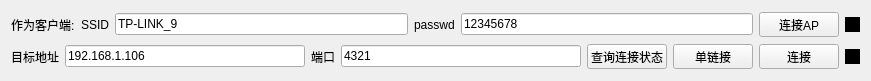
   <widget class="QWidget" name="layoutWidget">
    <property name="geometry">
     <rect>
      <x>10</x>
      <y>620</y>
      <width>871</width>
      <height>81</height>
     </rect>
    </property>
    <layout class="QVBoxLayout" name="verticalLayout_5">
     <item>
      <layout class="QHBoxLayout" name="horizontalLayout_6">
       <item>
        <widget class="QLabel" name="label_asClient">
         <property name="text">
          <string>作为客户端:</string>
         </property>
        </widget>
       </item>
       <item>
        <widget class="QLabel" name="label_connectSsid">
         <property name="text">
          <string>SSID</string>
         </property>
        </widget>
       </item>
       <item>
        <widget class="QLineEdit" name="lineEdit_connectSSID">
         <property name="text">
          <string>TP-LINK_9</string>
         </property>
        </widget>
       </item>
       <item>
        <widget class="QLabel" name="label_connectPwd">
         <property name="text">
          <string>passwd</string>
         </property>
        </widget>
       </item>
       <item>
        <widget class="QLineEdit" name="lineEdit_connectPwd">
         <property name="text">
          <string>12345678</string>
         </property>
        </widget>
       </item>
       <item>
        <widget class="QPushButton" name="pushButton_connectAp">
         <property name="minimumSize">
          <size>
           <width>0</width>
           <height>25</height>
          </size>
         </property>
         <property name="maximumSize">
          <size>
           <width>16777215</width>
           <height>25</height>
          </size>
         </property>
         <property name="text">
          <string>连接AP</string>
         </property>
        </widget>
       </item>
       <item>
        <widget class="QLabel" name="label_apStatus">
         <property name="sizePolicy">
          <sizepolicy hsizetype="Preferred" vsizetype="Preferred">
           <horstretch>0</horstretch>
           <verstretch>0</verstretch>
          </sizepolicy>
         </property>
         <property name="minimumSize">
          <size>
           <width>15</width>
           <height>15</height>
          </size>
         </property>
         <property name="maximumSize">
          <size>
           <width>15</width>
           <height>15</height>
          </size>
         </property>
         <property name="sizeIncrement">
          <size>
           <width>0</width>
           <height>0</height>
          </size>
         </property>
         <property name="baseSize">
          <size>
           <width>0</width>
           <height>0</height>
          </size>
         </property>
         <property name="layoutDirection">
          <enum>Qt::LeftToRight</enum>
         </property>
         <property name="styleSheet">
          <string notr="true">background-color: rgb(0, 0, 0);</string>
         </property>
         <property name="text">
          <string/>
         </property>
         <property name="alignment">
          <set>Qt::AlignCenter</set>
         </property>
         <property name="wordWrap">
          <bool>false</bool>
         </property>
        </widget>
       </item>
      </layout>
     </item>
     <item>
      <layout class="QHBoxLayout" name="horizontalLayout_7">
       <item>
        <widget class="QLabel" name="label_dstIp">
         <property name="text">
          <string>目标地址</string>
         </property>
        </widget>
       </item>
       <item>
        <widget class="QLineEdit" name="lineEdit_dstIp">
         <property name="text">
          <string>192.168.1.106</string>
         </property>
        </widget>
       </item>
       <item>
        <widget class="QLabel" name="label_dstPort">
         <property name="text">
          <string>端口</string>
         </property>
        </widget>
       </item>
       <item>
        <widget class="QLineEdit" name="lineEdit_dstPort">
         <property name="text">
          <string>4321</string>
         </property>
        </widget>
       </item>
       <item>
        <widget class="QPushButton" name="pushButton_checkTcpUdpStatus">
         <property name="minimumSize">
          <size>
           <width>0</width>
           <height>25</height>
          </size>
         </property>
         <property name="maximumSize">
          <size>
           <width>16777215</width>
           <height>25</height>
          </size>
         </property>
         <property name="text">
          <string>查询连接状态</string>
         </property>
        </widget>
       </item>
       <item>
        <widget class="QPushButton" name="pushButton_setSingleLink">
         <property name="minimumSize">
          <size>
           <width>0</width>
           <height>25</height>
          </size>
         </property>
         <property name="maximumSize">
          <size>
           <width>16777215</width>
           <height>25</height>
          </size>
         </property>
         <property name="text">
          <string>单链接</string>
         </property>
        </widget>
       </item>
       <item>
        <widget class="QPushButton" name="pushButton_connectDstIp">
         <property name="minimumSize">
          <size>
           <width>0</width>
           <height>25</height>
          </size>
         </property>
         <property name="maximumSize">
          <size>
           <width>16777215</width>
           <height>25</height>
          </size>
         </property>
         <property name="text">
          <string>连接</string>
         </property>
        </widget>
       </item>
       <item>
        <widget class="QLabel" name="label_ipStatus">
         <property name="sizePolicy">
          <sizepolicy hsizetype="Preferred" vsizetype="Preferred">
           <horstretch>0</horstretch>
           <verstretch>0</verstretch>
          </sizepolicy>
         </property>
         <property name="minimumSize">
          <size>
           <width>15</width>
           <height>15</height>
          </size>
         </property>
         <property name="maximumSize">
          <size>
           <width>15</width>
           <height>15</height>
          </size>
         </property>
         <property name="sizeIncrement">
          <size>
           <width>0</width>
           <height>0</height>
          </size>
         </property>
         <property name="baseSize">
          <size>
           <width>0</width>
           <height>0</height>
          </size>
         </property>
         <property name="layoutDirection">
          <enum>Qt::LeftToRight</enum>
         </property>
         <property name="styleSheet">
          <string notr="true">background-color: rgb(0, 0, 0);</string>
         </property>
         <property name="text">
          <string/>
         </property>
         <property name="alignment">
          <set>Qt::AlignCenter</set>
         </property>
         <property name="wordWrap">
          <bool>false</bool>
         </property>
        </widget>
       </item>
      </layout>
     </item>
    </layout>
   </widget>
